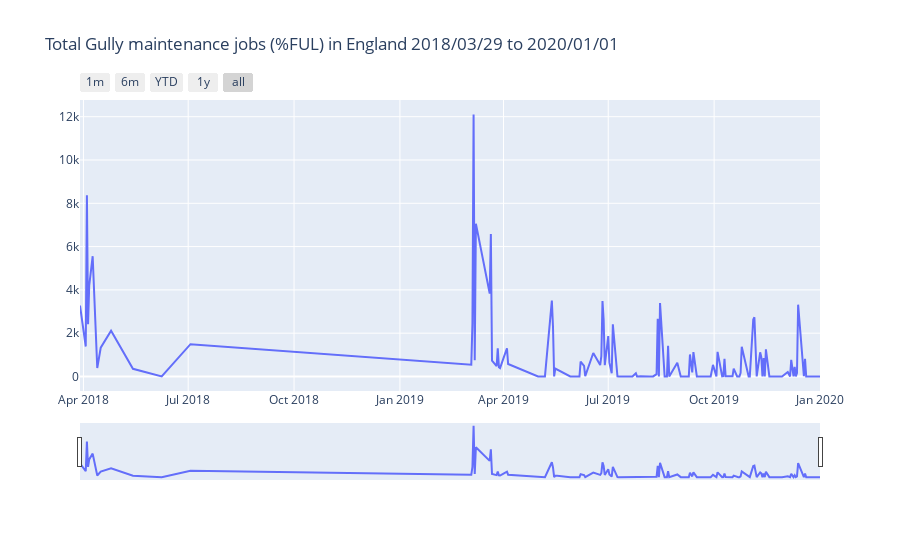

Notebook source saved alongside this figure:
### Markdown cell above
> **3.2 Time Series - Maintenance Regime (Interactive plot)**

### Code cell
import plotly.graph_objects as go
import pandas as pd

# 3.2 Aggregate data by EntryDateTime - Time Series (all dates)
s = pd.to_datetime(df_jobs_weather['EntryDateTime'])
df_jobs_ts_all = s.groupby(s.dt.floor('d')).size().reset_index(name='Num_Jobs')

# Create figure
fig = go.Figure()
fig.add_trace(
    go.Scatter(x=list(df_jobs_ts_all.EntryDateTime), y=list(df_jobs_ts_all.Num_Jobs)))

# Set title
fig.update_layout(
    title_text= ("Total Gully maintenance jobs (%FUL) in England " + min_date + " to " + max_date)
)

# Add range slider
fig.update_layout(
    xaxis=dict(
        rangeselector=dict(
            buttons=list([
                dict(count=1,
                     label="1m",
                     step="month",
                     stepmode="backward"),
                dict(count=6,
                     label="6m",
                     step="month",
                     stepmode="backward"),
                dict(count=1,
                     label="YTD",
                     step="year",
                     stepmode="todate"),
                dict(count=1,
                     label="1y",
                     step="year",
                     stepmode="backward"),
                dict(step="all")
            ])
        ),
        rangeslider=dict(
            visible=True
        ),
        type="date"
    )
)

fig.show()

### Figure 1 — Plotly figure (JSON) as saved in the notebook; plotly's stock layout.template omitted (floating-point values rounded to 4 significant figures; data arrays with more than 128 entries replaced by an {"elided": "..."} marker saying what was removed)
{"data": [{"x": {"elided": "135 str values"}, "y": {"elided": "135 int values"}, "type": "scatter"}], "layout": {"title": {"text": "Total Gully maintenance jobs (%FUL) in England 2018/03/29 to 2020/01/01"}, "xaxis": {"rangeslider": {"visible": true}, "rangeselector": {"buttons": [{"count": 1, "label": "1m", "step": "month", "stepmode": "backward"}, {"count": 6, "label": "6m", "step": "month", "stepmode": "backward"}, {"count": 1, "label": "YTD", "step": "year", "stepmode": "todate"}, {"count": 1, "label": "1y", "step": "year", "stepmode": "backward"}, {"step": "all"}]}, "type": "date"}}}
